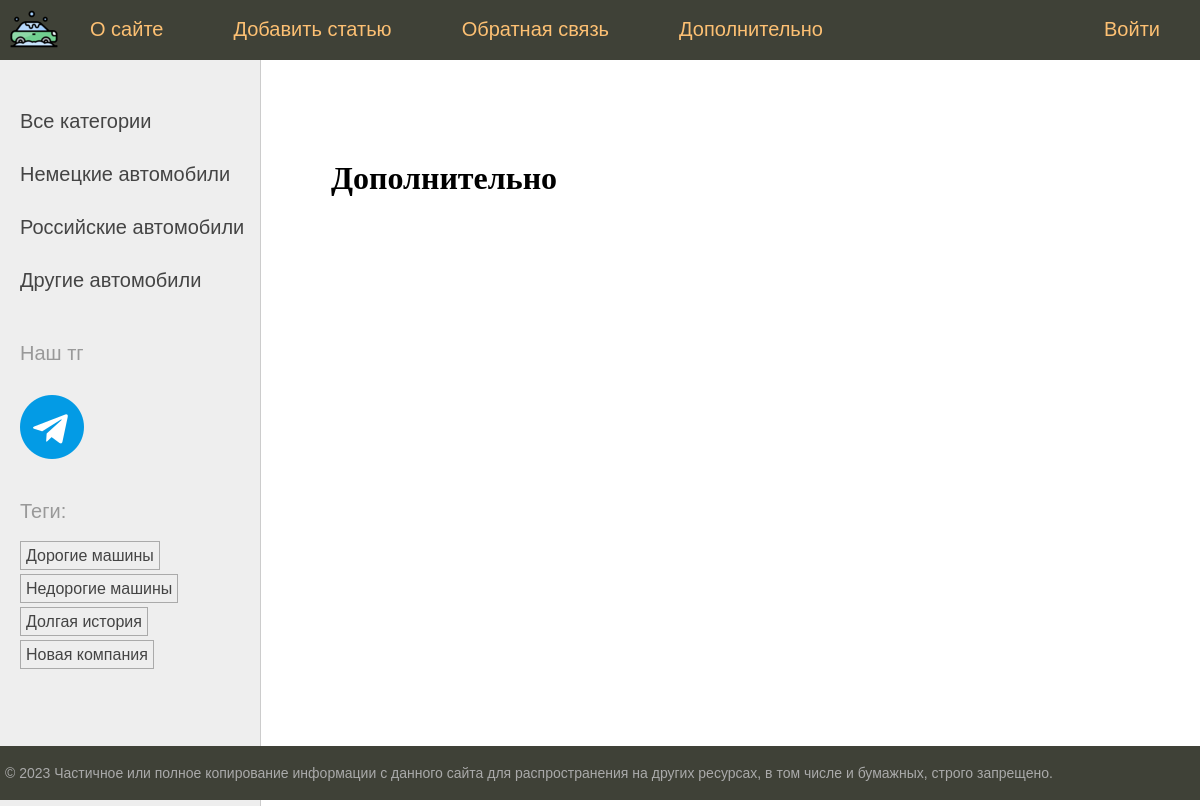
The page /additionally on the database its author committed.
### cars/models.py (models this page shows, shortened)
class Category(models.Model):
    name = models.CharField(max_length=100, db_index=True)
    slug = models.SlugField(max_length=255, unique=True, db_index=True)
    def get_absolute_url(self):
        return reverse('category', kwargs={'cat_slug': self.slug})

class TagPost(models.Model):
    tag = models.CharField(max_length=100, db_index=True)
    slug = models.SlugField(max_length=255, unique=True, db_index=True)
    def get_absolute_url(self):
        return reverse('tag', kwargs={'tag_slug':self.slug})

### cars/views.py (the view)
# urls.py: path('additionally', views.additionally, name='additionally'),
def additionally(request):
    data = {'title': "Дополнительно",
            'menu': menu
            }
    return render(request,'cars/additionally.html', context=data)

### cars/templatetags/cars_tags.py (called while the page is built)
@register.inclusion_tag('cars/list_categories.html')
def show_categories(cat_selected=0):
    cats = Category.objects.all()
    return {'cats': cats, 'cat_selected': cat_selected}

@register.inclusion_tag('cars/list_tags.html')
def show_all_tags():
    return {'tags': TagPost.objects.all()}

### cars/templates/cars/additionally.html
{% extends 'base.html' %}
{% block content %}
<h1>{{ title }}</h1>
{% endblock %}

### cars/templates/cars/list_categories.html
{% for cat in cats%}
{% if cat.id == cat_selected %}
<li class="selected"> {{ cat.name }}</li>
{% else %}
<li><a href="{{ cat.get_absolute_url }}">{{ cat.name }}</a></li>
{% endif %}
{% endfor %}

### cars/templates/cars/list_tags.html
{% if tags %}
    <p>Теги:</p>
    <ul class="tags-list">
        {% for t in tags %}
        <li><a href="{{t.get_absolute_url}}">{{t.tag}}</a> </li>
        {% endfor %}
    </ul>
{% endif %}

### cars/static/cars/css/styles.css (style rules this page uses)
html, body { font-family: 'Arial'; margin: 0; padding: 0; height: 100%; width: 100%; color: #444; }
a { color: #0059b2; text-decoration: none; }
.left-chapters ul { width: 230px; margin: 0; padding: 20px 10px 10px 20px; list-style: none; font-size: 20px; }
.left-chapters ul li { margin: 30px 0 0 0; color: #999; }
.left-chapters ul li a { color: #444; text-decoration: none; }
ul.tags-list { width: 100%; margin: 0; padding: 0; list-style: none; }
ul.tags-list li { margin: 0; padding: 0 0 10px; display: inline-block; }
ul.tags-list li a { padding: 5px; font-size: 16px; border: 1px solid #aaa; }
.content-text h1 { font-size: 32px; }

### rows shown on the page
Category: name "Немецкие автомобили"
Category: name "Российские автомобили"
Category: name "Другие автомобили"
TagPost: tag "Дорогие машины"
TagPost: tag "Недорогие машины"
TagPost: tag "Долгая история"
TagPost: tag "Новая компания"

### other values the page prints
{{ m.title }} "О сайте" "Добавить статью" "Обратная связь" "Дополнительно" "Войти"
{{ title }} "Дополнительно"
